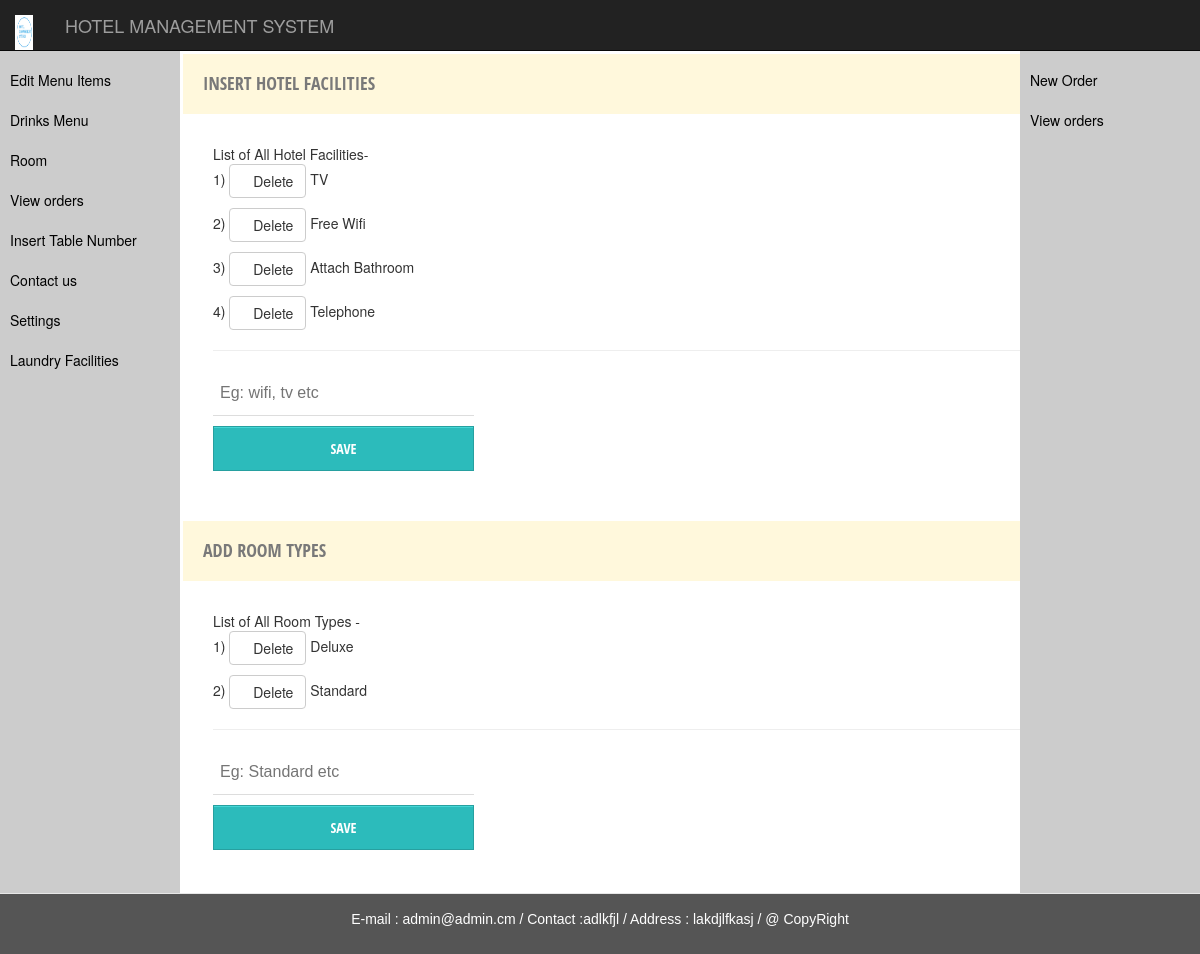
/hfacilities.php, run on the app's committed database.
### tables this page shows
CREATE TABLE `tbl_general` (
  `genid` int(11) NOT NULL,
  `namehotel` varchar(200) NOT NULL,
  `emailhotel` varchar(150) NOT NULL,
  `contact` varchar(100) NOT NULL,
  `site` varchar(155) NOT NULL,
  `address` varchar(150) NOT NULL,
  `pan` varchar(150) NOT NULL,
  `vat` int(20) NOT NULL,
  `logopic` varchar(255) NOT NULL
);

CREATE TABLE `tbl_hotel_facilities` (
  `hotelfac_id` int(11) NOT NULL,
  `facilities` varchar(150) NOT NULL
);

CREATE TABLE `tbl_add_roomtype` (
  `roomtypeid` int(11) NOT NULL,
  `roomtype` varchar(150) NOT NULL
);

### hfacilities.php (the view, shortened to what this page needs)
<?php
                         include("connect.php");
?>
<!DOCTYPE html>
<html>
<head>
	<link rel="stylesheet" href="bootstrap/bootstrap.min.css">
	 <link href="//netdna.bootstrapcdn.com/bootstrap/3.0.0/css/bootstrap-glyphicons.css" rel="stylesheet">
            <link rel ="stylesheet" type="text/css" href = "form.css" />
	<link rel="stylesheet" href="sidebar.css">
</head>
<body>
<nav class="navbar navbar-inverse navbar-fixed-top">
            <div class="container-fluid">
                <div class="navbar-header">
                  <?php
                                $sql = "select * from tbl_general";
              $result = $con->query($sql);
              $data = $result->fetch_array();
               $usr = $_GET['nme'];?>
                    <span class="navbar-brand" href="">
                       <img src="logo/<?php echo $data['logopic']; ?>" style="margin-bottom: 20px;" class="" width="50%" height="35px"  />
                    </span>
                    <a class="navbar-brand" href="adminpanel.php?nme=<?php echo $usr;?>">
                      <?php
							echo $data['namehotel'];
                	 ?>
                </div>
                <ul class="nav navbar-nav navbar-right">
                <li class="dropdown">
       	        <a href="#" class="glyphicon glyphicon-user">  <?php echo $usr ?></a>
				  </li>
				  </ul>
				  </div>
				  </nav>
               <nav class="navigation">
  			  <ul class="mainmenu">
 			  <li><a href="cuisinemenu.php?nme=<?php echo $usr;?>">Edit Menu Items</a>
      </li>
        <li><a href="drinkmenu.php?nme=<?php echo $usr;?>">Drinks Menu </a></li>
              <li><a href="">Room</a>
             </li>
             <li><a href="">View orders</a></li>
             <li><a href="table.php?nme=<?php echo $usr;?>">Insert Table Number</a></li>
             <li><a href="">Contact us </a></li>
             <li><a href="gensetting.php?nme=<?php echo $usr;?>" >Settings </a></li>
              <li><a href="laundry.php?nme=<?php echo $usr;?>" >Laundry Facilities </a></li>
             </ul>
            </nav>
<div class="main col-xs-9 form-style-8" style=" margin-top: 7%; margin-left: 16.5%;  max-width: 900px; ">
<form action="dbhfacilities.php?nme=<?php echo $usr;?>" method="post" >
<h2 style="background-color: #FFF8DC;">  Insert Hotel Facilities</h2>
<div>
<?php
$s="select * from tbl_hotel_facilities";
$result=$con->query($s);
$num=$result->num_rows;
if($num>0)
{
  echo "List of All Hotel Facilities-<br>";
  $n=1;
while($data3 = $result->fetch_array()){
  ?>
  <p><?php
echo $n.")  "?> <a class="btn btn-default" style="" href="?deleteid=<?php echo $data3['hotelfac_id'];?>&nme=<?php echo $usr?>" onclick="return confirm('sure to delete ?')"><span class="glyphicon glyphicon-remove-circle"></span>Delete</a> <?php echo $data3['facilities']."<br>";
$n++;
?>
</p>
<?php
}
}
?>
</div>
	<hr>
			<p>
			<input type="text"  name="facility" placeholder="Eg: wifi, tv etc"   autocomplete="on" required  />
		</p>
						<p>
			<input type="submit" value="Save"  class="" name="btn_facili">
			</p>
</form>
</div>
<div class="main col-xs-9 form-style-8" style=" margin-top: 5%; margin-bottom: 7%; margin-left: 16.5%;  max-width: 900px; ">
<form action="dbhfacilities.php?nme=<?php echo $usr;?>" method="post" >
<h2 style="background-color: #FFF8DC;">  Add Room Types</h2>
<div>
<?php
$s="select * from tbl_add_roomtype";
$result=$con->query($s);
$num=$result->num_rows;
if($num>0)
{
  echo "List of All Room Types -<br>";
  $n=1;
while($data1 = $result->fetch_array()){
  ?> <p><?php
echo $n.")  " ?> <a class="btn btn-default" href="?deleteroomid=<?php echo $data1['roomtypeid'];?>&nme=<?php echo $usr?>" onclick="return confirm('sure to delete ?')"><span class="glyphicon glyphicon-remove-circle"></span>Delete</a>
<?php echo $data1['roomtype'];?><?php
$n++;
?></p><?php
}
}
?>
</div>
	<hr>
			<p>
			<input type="text" name="rtype" placeholder="Eg: Standard etc"   autocomplete="on" required  />
		</p>
						<p>
			<input type="submit" value="Save"  class="" name="btn_rtype">
			</p>
</form>
</div>
<nav class="n">
           <ul class="mainmenu">
           <li><a href="">New Order</a></li>
           <li><a href="">View orders</a>
           </li>
           </ul>
           </nav>
</body>
<?php include "footer.php"; ?>
</html>

### footer.php (shortened to what this page needs)
<!DOCTYPE html>
<html>
<head>
	  <link rel="stylesheet" href="bootstrap/bootstrap.min.css">
</head>
<body>
</body>
 <footer class="navbar navbar-default navbar-fixed-bottom" >
  <p > <?php echo "E-mail : ".$data['emailhotel']."  /  ";
    echo "Contact :".$data['contact']."   /  "; echo "Address : ".$data['address']."    /   ";?>  @ CopyRight</p>
</footer>
</html>

### form.css (style rules this page uses)
.form-style-8 h2 { background: #4D4D4D; text-transform: uppercase; font-family: 'Open Sans Condensed', sans-serif; color: #797979; font-size: 18px; font-weight: 100; padding: 20px; margin: -30px -30px 30px -30px; }
.form-style-8 input[type="text"], .form-style-8 input[type="date"], .form-style-8 input[type="datetime"], .form-style-8 input[type="email"], .form-style-8 input[type="number"], .form-style-8 input[type="search"], .form-style-8 input[type="time"], .form-style-8 input[type="url"], .form-style-8 input[type="submit"], .form-style-8 input[type="password"], .form-style-8 textarea, .form-style-8 select { box-sizing: border-box; -webkit-box-sizing: border-box; -moz-box-sizing: border-box; outline: none; display: block; width: 30%; padding: 7px; border: none; border-bottom: 1px solid #ddd; background: transparent; margin-bottom: 10px; font: 16px Arial, Helvetica, sans-serif; height: 45px; }
.form-style-8 input[type="button"], .form-style-8 input[type="submit"] { -moz-box-shadow: inset 0px 1px 0px 0px #45D6D6; -webkit-box-shadow: inset 0px 1px 0px 0px #45D6D6; box-shadow: inset 0px 1px 0px 0px #45D6D6; background-color: #2CBBBB; border: 1px solid #27A0A0; display: inline-block; cursor: pointer; color: #FFFFFF; font-family: 'Open Sans Condensed', sans-serif; font-size: 14px; padding: 8px 18px; text-decoration: none; text-transform: uppercase; }

### sidebar.css (style rules this page uses)
html, body { font-family: Arial, Helvetica, sans-serif; }
.navigation { padding-top: 5%; width: 15%; position: fixed; height: 100%; overflow: auto; background-color: #CCC; float:left; }
.n { padding-top: 5%; width: 15%; margin-left: 85%; float:right; position: fixed; height: 100%; overflow: auto; background-color: #CCC; }
.mainmenu { list-style: none; padding: 0; margin:0; }
.mainmenu a { display: block; background-color: #CCC; text-decoration: none; padding: 10px; color: #000; }

### hfacilities.php (style rules this page uses)
.dropdown { position: relative; display: inline-block; }

### footer.php (style rules this page uses)
.navbar-fixed-bottom { background-color: #555; color: white; padding: 15px; text-align:center; font-family: 'Raleway', sans-serif; }

### data on the page
tbl_general: logopic (picture), namehotel "HOTEL MANAGEMENT SYSTEM", emailhotel "admin@admin.cm", contact "adlkfjl", address "lakdjlfkasj"
tbl_hotel_facilities: facilities "TV"
tbl_hotel_facilities: facilities "Free Wifi"
tbl_hotel_facilities: facilities "Attach Bathroom"
tbl_hotel_facilities: facilities "Telephone"
tbl_add_roomtype: roomtype "Deluxe"
tbl_add_roomtype: roomtype "Standard"
